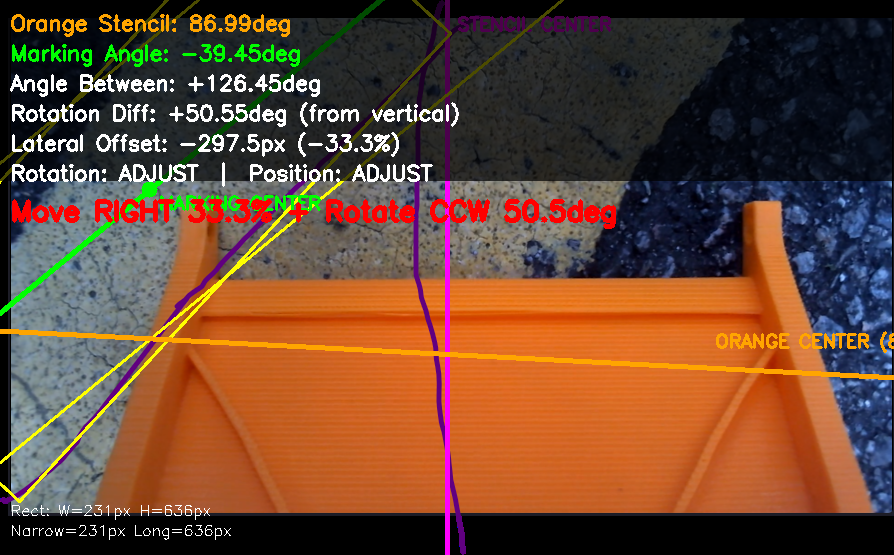
#> input picture RPI_codes/cam/datas/centerline_image.png, 894 x 555 px; its folder holds only this picture in this run
$ python mask_align.py
#> lines starting #> are read from the running program, lines starting #| are printed output that depends on the picture; after the words box and inside, x2 and y2 are one past the last pixel; in counts of white or black regions, pixels touching at a corner belong together
#> in process_images, image is the input picture: shape (555, 894, 3); mean B, G, R 50.7, 71.5, 107.4
# -*- coding: utf-8 -*-
"""
Mask-Based Alignment Visualizer
================================

Uses color masks to visualize alignment between orange stencil and yellow/white marking.
Shows reference lines and angles for both to help align them.

Usage:
    python mask_align.py
"""

import cv2
import numpy as np
import os
import glob
import math


class MaskAlignmentVisualizer:
    """Visualizes alignment using color masks with reference lines"""

    def __init__(self):
        """Initialize with color ranges"""

        # Orange stencil (HSV)
        self.orange_lower = np.array([5, 150, 150])
        self.orange_upper = np.array([20, 255, 255])

        # Yellow marking (HSV)
        self.yellow_lower = np.array([15, 80, 80])
        self.yellow_upper = np.array([35, 255, 255])

        # White marking (HSV)
        self.white_lower = np.array([0, 0, 98])
        self.white_upper = np.array([180, 199, 254])

    def create_alignment_visualization(self, image: np.ndarray):
        """
        Create alignment visualization with reference lines

        Returns:
            Visualization image with alignment info
        """
        h, w = image.shape[:2]
        hsv = cv2.cvtColor(image, cv2.COLOR_BGR2HSV)
#> hsv: shape (555, 894, 3); mean H, S, V 49.2, 126.7, 117.6

        # Create masks
        orange_mask = cv2.inRange(hsv, self.orange_lower, self.orange_upper)
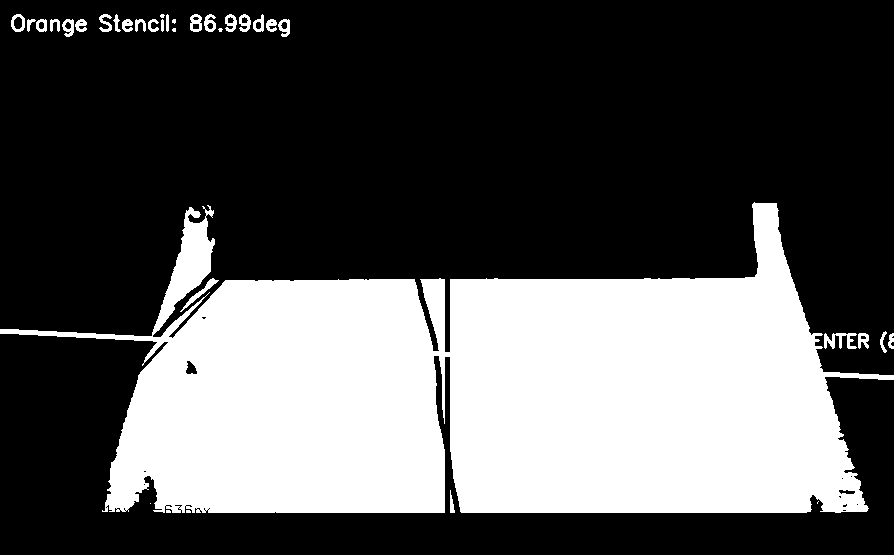
#> orange_mask: shape (555, 894); 33.5% white; 35 white regions (8 under 20 px), largest, box (x1, y1, x2, y2) and area: (0, 202, 894, 513) 163556, (824, 333, 857, 349) 280, (180, 278, 219, 312) 205
        yellow_mask = cv2.inRange(hsv, self.yellow_lower, self.yellow_upper)
#> yellow_mask: shape (555, 894); 2.3% white; 140 white regions (99 under 20 px), largest, box (x1, y1, x2, y2) and area: (0, 205, 894, 503) 6866, (730, 333, 764, 349) 327, (824, 333, 857, 349) 280
        white_mask = cv2.inRange(hsv, self.white_lower, self.white_upper)
#> white_mask: shape (555, 894); 22.2% white; 665 white regions (554 under 20 px), largest, box (x1, y1, x2, y2) and area: (11, 181, 296, 336) 18952, (450, 181, 743, 285) 11835, (11, 342, 176, 513) 9939

        # Combined marking (yellow + white)
        marking_mask = cv2.bitwise_or(yellow_mask, white_mask)
#> marking_mask: shape (555, 894); 24.3% white; 645 white regions (531 under 20 px), largest, box (x1, y1, x2, y2) and area: (0, 181, 894, 513) 76245, (450, 181, 743, 285) 11852, (481, 394, 820, 513) 6525

        # Clean up masks
        kernel = np.ones((3, 3), np.uint8)
        orange_mask = cv2.morphologyEx(orange_mask, cv2.MORPH_CLOSE, kernel)
#> orange_mask: shape (555, 894); 33.7% white; 14 white regions (4 under 20 px), largest, box (x1, y1, x2, y2) and area: (0, 202, 894, 513) 164672, (225, 14, 290, 37) 670, (113, 14, 169, 32) 506
        orange_mask = cv2.morphologyEx(orange_mask, cv2.MORPH_OPEN, kernel)
#> orange_mask: shape (555, 894); 33.6% white; 21 white regions (4 under 20 px), largest, box (x1, y1, x2, y2) and area: (0, 203, 894, 513) 161244, (153, 207, 215, 333) 2802, (225, 14, 290, 37) 637
        marking_mask = cv2.morphologyEx(marking_mask, cv2.MORPH_CLOSE, kernel)
#> marking_mask: shape (555, 894); 25.4% white; 482 white regions (408 under 20 px), largest, box (x1, y1, x2, y2) and area: (0, 181, 894, 513) 90618, (450, 181, 743, 285) 12990, (11, 181, 149, 300) 6196
        marking_mask = cv2.morphologyEx(marking_mask, cv2.MORPH_OPEN, kernel)
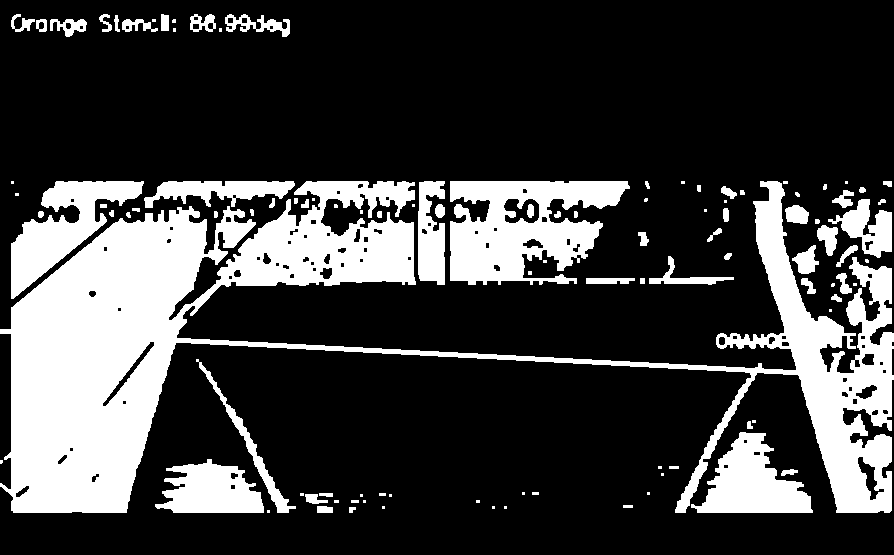
#> marking_mask: shape (555, 894); 24.4% white; 107 white regions (39 under 20 px)

        # Find contours
        orange_contours, _ = cv2.findContours(orange_mask, cv2.RETR_EXTERNAL, cv2.CHAIN_APPROX_SIMPLE)
#> orange_contours = 21 contours, 4 with area under 20; largest, box (x1, y1, x2, y2) and area: (0, 203, 894, 513) 159924, (153, 207, 215, 333) 2648, (225, 14, 290, 37) 560, (50, 19, 87, 37) 328, (190, 14, 216, 32) 303
        marking_contours, _ = cv2.findContours(marking_mask, cv2.RETR_EXTERNAL, cv2.CHAIN_APPROX_SIMPLE)
#> marking_contours = 106 contours, 58 with area under 20; largest, box (x1, y1, x2, y2) and area: (0, 181, 894, 513) 78292, (450, 181, 630, 285) 12064, (11, 181, 144, 299) 5833, (691, 432, 813, 513) 5210, (155, 459, 264, 513) 3802

        # Create visualization
        vis = image.copy()

        # Analyze orange stencil
        orange_info = None
        if orange_contours:
            largest_orange = max(orange_contours, key=cv2.contourArea)
#> largest_orange = contour of 609 points, box (x1, y1, x2, y2) (0, 203, 894, 513), area 159924
            orange_rect = cv2.minAreaRect(largest_orange)
#> orange_rect = ((446.5, 357.5), (309, 893), -90)
            orange_box = cv2.boxPoints(orange_rect)
#> orange_box = [[893, 512], [-9.46e-15, 512], [0, 203], [893, 203]]
            orange_box = np.intp(orange_box)
#> orange_box = [[893, 512], [0, 512], [0, 203], [893, 203]]

            # Get center and angle
            orange_center = orange_rect[0]
#> orange_center = (446.5, 357.5)
            orange_angle = orange_rect[2]
#> orange_angle = -90

            # Normalize angle
            if orange_angle < -45:
                orange_angle = 90 + orange_angle
#> orange_angle = 0

            # Get top edge for reference line
            sorted_pts = sorted(orange_box, key=lambda p: p[1])
#> sorted_pts = [[0, 203], [893, 203], [893, 512], [0, 512]]
            top_edge = sorted_pts[:2]
#> top_edge = [[0, 203], [893, 203]]

            orange_info = {
                'rect': orange_rect,
                'box': orange_box,
                'center': orange_center,
                'angle': orange_angle,
                'top_edge': top_edge
            }
#> orange_info = {'rect': ((446.5, 357.5), (309, 893), -90), 'box': [[893, 512], [0, 512], [0, 203], [893, 203]], 'center': (446.5, 357.5), 'angle': 0, 'top_edge': [[0, 203], [893, 203]]}

        # Analyze marking
        marking_info = None
        if marking_contours:
            # Filter large contours only
            large_contours = [c for c in marking_contours if cv2.contourArea(c) >= (w*h)*0.02]
#> large_contours = 2 contours; box (x1, y1, x2, y2) and area: (0, 181, 894, 513) 78292, (450, 181, 630, 285) 12064

            if large_contours:
                # Combine all large contours
                all_points = np.vstack(large_contours)
#> all_points = contour of 2235 points, box (x1, y1, x2, y2) (0, 181, 894, 513), area 90357
                marking_rect = cv2.minAreaRect(all_points)
#> marking_rect = ((446.5, 346.5), (331, 893), -90)
                marking_box = cv2.boxPoints(marking_rect)
#> marking_box = [[893, 512], [-1.01e-14, 512], [0, 181], [893, 181]]
                marking_box = np.intp(marking_box)
#> marking_box = [[892, 511], [0, 511], [0, 180], [892, 180]]

                # Get center and angle
                marking_center = marking_rect[0]
#> marking_center = (446.5, 346.5)
                marking_angle = marking_rect[2]
#> marking_angle = -90

                # Normalize angle
                if marking_angle < -45:
                    marking_angle = 90 + marking_angle
#> marking_angle = 0

                # Get top edge for reference line
                sorted_pts = sorted(marking_box, key=lambda p: p[1])
#> sorted_pts = [[0, 180], [892, 180], [892, 511], [0, 511]]
                top_edge = sorted_pts[:2]
#> top_edge = [[0, 180], [892, 180]]

                marking_info = {
                    'rect': marking_rect,
                    'box': marking_box,
                    'center': marking_center,
                    'angle': marking_angle,
                    'top_edge': top_edge
                }
#> marking_info = {'rect': ((446.5, 346.5), (331, 893), -90), 'box': [[892, 511], [0, 511], [0, 180], [892, 180]], 'center': (446.5, 346.5), 'angle': 0, 'top_edge': [[0, 180], [892, 180]]}

        # Draw alignment visualization
        # Create overlay for colored regions
        overlay = vis.copy()

        # Highlight orange regions
        orange_colored = np.zeros_like(image)
        orange_colored[orange_mask > 0] = (0, 165, 255)  # Orange in BGR
        cv2.addWeighted(overlay, 0.7, orange_colored, 0.3, 0, overlay)
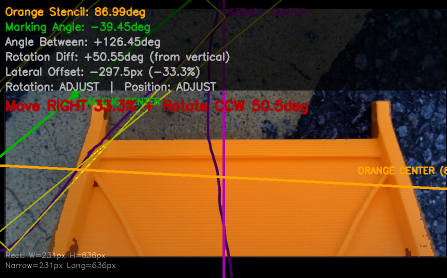
#> overlay: shape (555, 894, 3) (shown at 1/2 size); mean B, G, R 35.5, 66.7, 100.9
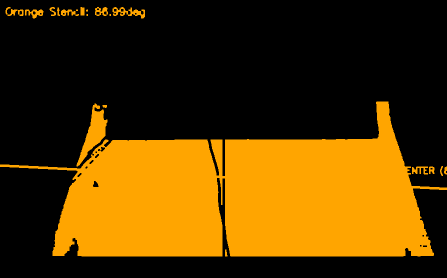
#> orange_colored: shape (555, 894, 3) (shown at 1/2 size); mean B, G, R 0, 55.5, 85.7

        # Highlight marking regions (yellow/white as green for contrast)
        marking_colored = np.zeros_like(image)
        marking_colored[marking_mask > 0] = (0, 255, 128)  # Green
        cv2.addWeighted(overlay, 0.7, marking_colored, 0.3, 0, overlay)
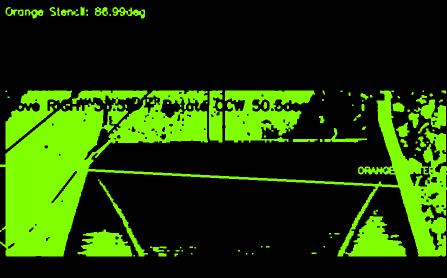
#> marking_colored: shape (555, 894, 3) (shown at 1/2 size); mean B, G, R 0, 62.1, 31.2

        vis = overlay

        # Draw orange stencil analysis
        if orange_info:
            # Draw bounding box
            cv2.drawContours(vis, [orange_info['box']], 0, (0, 165, 255), 3)

            # Draw reference line (top edge)
            pt1 = tuple(orange_info['top_edge'][0].astype(int))
#> pt1 = (0, 203)
            pt2 = tuple(orange_info['top_edge'][1].astype(int))
#> pt2 = (893, 203)
            cv2.line(vis, pt1, pt2, (255, 128, 0), 4)

            # Draw center point
            cx, cy = int(orange_info['center'][0]), int(orange_info['center'][1])
#> cx = 446; cy = 357
            cv2.circle(vis, (cx, cy), 8, (0, 165, 255), -1)
#> vis: shape (555, 894, 3); mean B, G, R 26.6, 67.3, 81.7

            # Extend reference line for visualization
            dx = pt2[0] - pt1[0]
#> dx = 893
            dy = pt2[1] - pt1[1]
#> dy = 0
            length = math.sqrt(dx*dx + dy*dy)
#> length = 893
            if length > 0:
                # Normalize and extend
                dx_norm = dx / length
#> dx_norm = 1
                dy_norm = dy / length
#> dy_norm = 0
                extend = 200
                ext_pt1 = (int(pt1[0] - dx_norm * extend), int(pt1[1] - dy_norm * extend))
#> ext_pt1 = (-200, 203)
                ext_pt2 = (int(pt2[0] + dx_norm * extend), int(pt2[1] + dy_norm * extend))
#> ext_pt2 = (1093, 203)
                cv2.line(vis, ext_pt1, ext_pt2, (255, 128, 0), 2, cv2.LINE_AA)

            # Label
            cv2.putText(vis, f"ORANGE: {orange_info['angle']:.1f}deg",
                       (cx-80, cy-20), cv2.FONT_HERSHEY_SIMPLEX, 0.7, (0, 165, 255), 2)

        # Draw marking analysis
        if marking_info:
            # Draw bounding box
            cv2.drawContours(vis, [marking_info['box']], 0, (0, 255, 128), 3)

            # Draw reference line (top edge)
            pt1 = tuple(marking_info['top_edge'][0].astype(int))
#> pt1 = (0, 180)
            pt2 = tuple(marking_info['top_edge'][1].astype(int))
#> pt2 = (892, 180)
            cv2.line(vis, pt1, pt2, (0, 255, 255), 4)

            # Draw center point
            cx, cy = int(marking_info['center'][0]), int(marking_info['center'][1])
#> cy = 346
            cv2.circle(vis, (cx, cy), 8, (0, 255, 128), -1)
#> vis: shape (555, 894, 3); mean B, G, R 26, 70.7, 82.4

            # Extend reference line
            dx = pt2[0] - pt1[0]
#> dx = 892
            dy = pt2[1] - pt1[1]
            length = math.sqrt(dx*dx + dy*dy)
#> length = 892
            if length > 0:
                dx_norm = dx / length
                dy_norm = dy / length
                extend = 200
                ext_pt1 = (int(pt1[0] - dx_norm * extend), int(pt1[1] - dy_norm * extend))
#> ext_pt1 = (-200, 180)
                ext_pt2 = (int(pt2[0] + dx_norm * extend), int(pt2[1] + dy_norm * extend))
#> ext_pt2 = (1092, 180)
                cv2.line(vis, ext_pt1, ext_pt2, (0, 255, 255), 2, cv2.LINE_AA)
#> vis: shape (555, 894, 3); mean B, G, R 26, 70.7, 82.4

            # Label
            cv2.putText(vis, f"MARKING: {marking_info['angle']:.1f}deg",
                       (cx-80, cy+40), cv2.FONT_HERSHEY_SIMPLEX, 0.7, (0, 255, 128), 2)

        # Calculate alignment info
        if orange_info and marking_info:
            # Angle difference
            angle_diff = orange_info['angle'] - marking_info['angle']
#> angle_diff = 0

            # Normalize to -180 to 180
            while angle_diff > 180:
                angle_diff -= 360
#> this loop made 0 passes
#> after the loop, angle_diff = 0
            while angle_diff < -180:
                angle_diff += 360
#> after the loop, angle_diff = 0

            # Center offset
            orange_cx = orange_info['center'][0]
#> orange_cx = 446.5
            marking_cx = marking_info['center'][0]
#> marking_cx = 446.5
            offset_x = orange_cx - marking_cx
#> offset_x = 6.1e-05
            offset_percent = (offset_x / w) * 100
#> offset_percent = 6.83e-06

            # Determine alignment status
            rotation_aligned = abs(angle_diff) <= 5.0
#> rotation_aligned = True
            position_aligned = abs(offset_percent) <= 15.0
#> position_aligned = True
            fully_aligned = rotation_aligned and position_aligned
#> fully_aligned = True

            # Draw alignment info box
            info_box_h = 160
            overlay_info = vis.copy()
            cv2.rectangle(overlay_info, (0, 0), (w, info_box_h), (0, 0, 0), -1)
            cv2.addWeighted(overlay_info, 0.7, vis, 0.3, 0, vis)
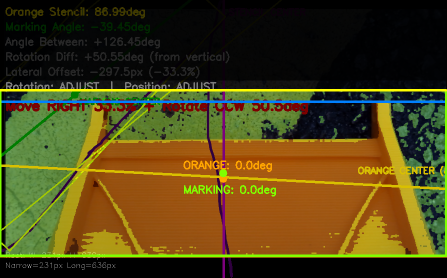
#> vis: shape (555, 894, 3) (shown at 1/2 size); mean B, G, R 22.1, 66.7, 78.2

            # Status color
            color = (0, 255, 0) if fully_aligned else (0, 128, 255) if (rotation_aligned or position_aligned) else (0, 0, 255)
#> color = (0, 255, 0)

            # Text info
            cv2.putText(vis, f"Rotation Diff: {angle_diff:+.2f}deg",
                       (10, 35), cv2.FONT_HERSHEY_SIMPLEX, 0.8, (255, 255, 255), 2)
            cv2.putText(vis, f"Lateral Offset: {offset_x:+.1f}px ({offset_percent:+.1f}%)",
                       (10, 70), cv2.FONT_HERSHEY_SIMPLEX, 0.8, (255, 255, 255), 2)

            # Status
            rot_status = "OK" if rotation_aligned else "NEEDS ADJUST"
#> rot_status = 'OK'
            pos_status = "OK" if position_aligned else "NEEDS ADJUST"
#> pos_status = 'OK'
            cv2.putText(vis, f"Rotation: {rot_status}  |  Position: {pos_status}",
                       (10, 105), cv2.FONT_HERSHEY_SIMPLEX, 0.7, (255, 255, 255), 2)

            # Overall status
            if fully_aligned:
                status_text = "FULLY ALIGNED!"
            elif rotation_aligned:
                if offset_percent > 0:
                    status_text = f"Move RIGHT {abs(offset_percent):.1f}%"
                else:
                    status_text = f"Move LEFT {abs(offset_percent):.1f}%"
            elif position_aligned:
                if angle_diff > 0:
                    status_text = f"Rotate CW {abs(angle_diff):.1f}deg"
                else:
                    status_text = f"Rotate CCW {abs(angle_diff):.1f}deg"
            else:
                corrections = []
                if offset_percent > 0:
                    corrections.append(f"RIGHT {abs(offset_percent):.1f}%")
                else:
                    corrections.append(f"LEFT {abs(offset_percent):.1f}%")
                if angle_diff > 0:
                    corrections.append(f"CW {abs(angle_diff):.1f}deg")
                else:
                    corrections.append(f"CCW {abs(angle_diff):.1f}deg")
                status_text = "Move " + " + ".join(corrections)

            cv2.putText(vis, status_text,
                       (10, 145), cv2.FONT_HERSHEY_SIMPLEX, 0.9, color, 3)
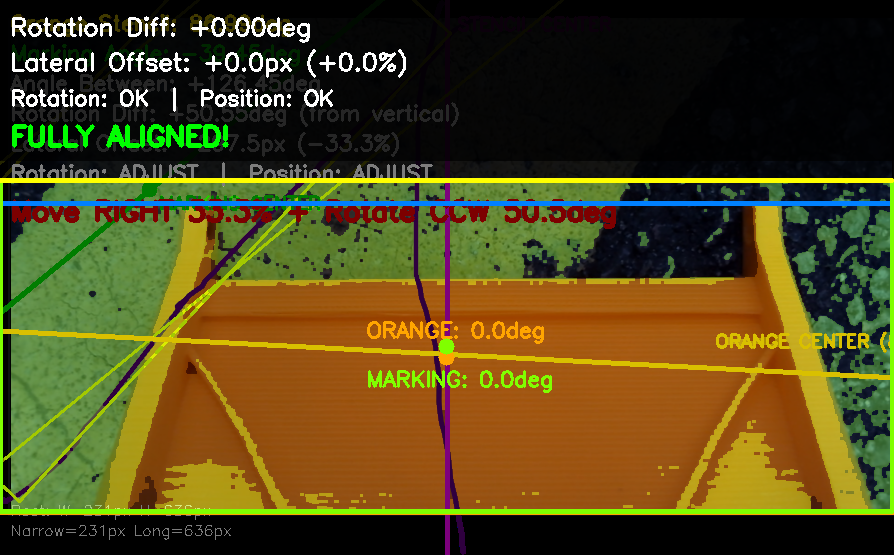
#> vis: shape (555, 894, 3); mean B, G, R 25.4, 71.2, 81.5

            return vis, {
                'angle_diff': angle_diff,
                'offset_x': offset_x,
                'offset_percent': offset_percent,
                'rotation_aligned': rotation_aligned,
                'position_aligned': position_aligned,
                'fully_aligned': fully_aligned,
                'status': status_text
            }
        else:
            # No alignment info available
            cv2.putText(vis, "ERROR: Cannot detect both stencil and marking",
                       (10, 50), cv2.FONT_HERSHEY_SIMPLEX, 0.8, (0, 0, 255), 2)
            return vis, None


def process_images(datas_folder: str):
    """Process all images in datas folder"""

    image_extensions = ['*.png', '*.jpg', '*.jpeg']
    image_files = []

    for ext in image_extensions:
        image_files.extend(glob.glob(os.path.join(datas_folder, ext)))

    if not image_files:
        print("No images found in datas folder")
        return

    # Filter out already processed files
    image_files = [f for f in image_files if not any(prefix in os.path.basename(f)
                   for prefix in ['mask_', 'analyzed_', 'align_'])]

    print(f"\nFound {len(image_files)} images")
    print("="*70)

    visualizer = MaskAlignmentVisualizer()

    for img_path in sorted(image_files):
        image = cv2.imread(img_path)
        if image is None:
            continue

        print(f"\n{os.path.basename(img_path)}:")
        print("-"*70)

        # Create visualization
        vis, alignment_info = visualizer.create_alignment_visualization(image)
#> alignment_info = {'angle_diff': 0, 'offset_x': 6.1e-05, 'offset_percent': 6.83e-06, 'rotation_aligned': True, 'position_aligned': True, 'fully_aligned': True, 'status': 'FULLY ALIGNED!'}

        if alignment_info:
            print(f"  Rotation Difference: {alignment_info['angle_diff']:+.2f} deg")
#|   Rotation Difference: +0.00 deg
            print(f"  Lateral Offset: {alignment_info['offset_x']:+.1f} px ({alignment_info['offset_percent']:+.1f}%)")
#|   Lateral Offset: +0.0 px (+0.0%)
            print(f"  Rotation Aligned: {'YES' if alignment_info['rotation_aligned'] else 'NO'}")
#|   Rotation Aligned: YES
            print(f"  Position Aligned: {'YES' if alignment_info['position_aligned'] else 'NO'}")
#|   Position Aligned: YES
            print(f"  Fully Aligned: {'YES' if alignment_info['fully_aligned'] else 'NO'}")
#|   Fully Aligned: YES
            print(f"  Action: {alignment_info['status']}")
#|   Action: FULLY ALIGNED!

        # Save
        output_path = os.path.join(datas_folder, f"align_{os.path.basename(img_path)}")
        cv2.imwrite(output_path, vis)
        print(f"  Saved: {os.path.basename(output_path)}")


def main():
    """Main function"""
    print("\n" + "="*70)
    print("MASK-BASED ALIGNMENT VISUALIZER")
    print("="*70)
    print("\nShows:")
    print("  • Orange stencil reference line (orange)")
    print("  • Yellow/white marking reference line (cyan)")
    print("  • Rotation angle for both")
    print("  • Alignment status and corrections needed")
    print("="*70 + "\n")

    script_dir = os.path.dirname(os.path.abspath(__file__))
    datas_folder = os.path.join(script_dir, "datas")

    if not os.path.exists(datas_folder):
        print(f"ERROR: 'datas' folder not found: {datas_folder}")
        return

    print(f"Processing images in: {datas_folder}\n")

    process_images(datas_folder)

    print("\n" + "="*70)
    print("Done! Check 'align_*.png' files in datas folder")
    print("="*70 + "\n")


if __name__ == "__main__":
    main()
